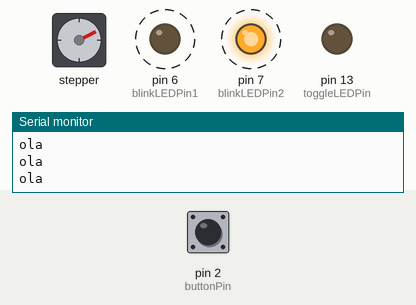
Simulated run of this sketch. Board: Arduino Uno, built with avr-gcc and run on an emulated ATmega328P. Parts: stepper motor, output pins drawn as LEDs (lit = HIGH), the last lines printed to the serial monitor. Dashed ring = blinking. The inputs (shaded band) are chosen by the test bench; at power-on: pin 2 (buttonPin) HIGH. Stepper angles assume 4096 steps per turn.

Above: at 1.2 s.
1.3 s: pin 2 (buttonPin) pulled LOW for 0.15 s
At 2.85 s:
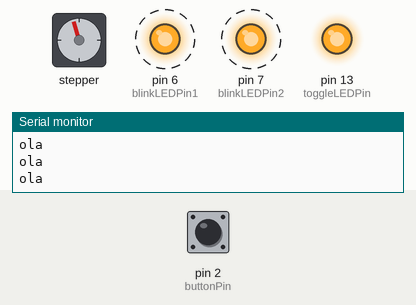
4.3 s: pin 2 (buttonPin) pulled LOW for 1 s
At 4.65 s:
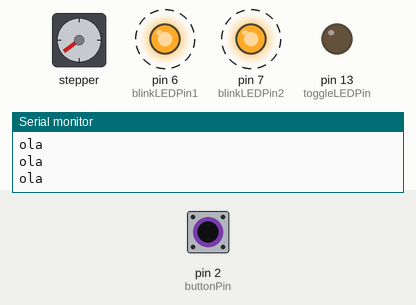
7.3 s: pin 2 (buttonPin) pulled LOW for 0.15 s
At 7.65 s:
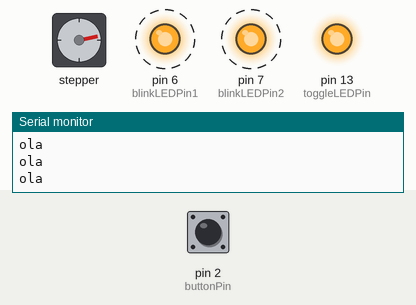
10.3 s: pin 2 (buttonPin) pulled LOW for 3.2 s
At 10.96 s:
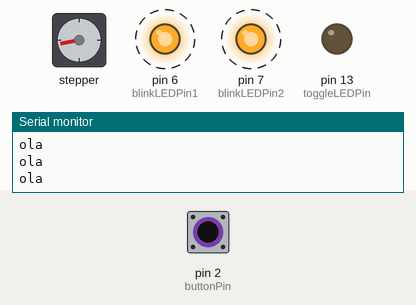
15.0 s: pin 2 (buttonPin) pulled LOW for 0.15 s
At 15.77 s:
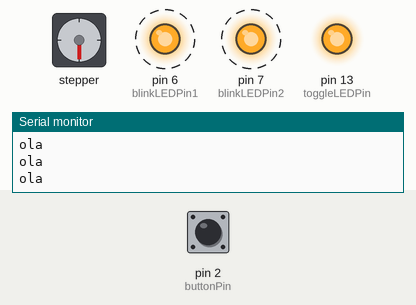
18.0 s: pin 2 (buttonPin) pulled LOW for 1 s
At 20.58 s:
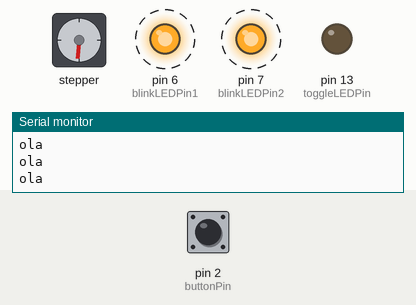
Timing chart, 0 to 24.0 s (numbered marks = the images above; inputs shaded):
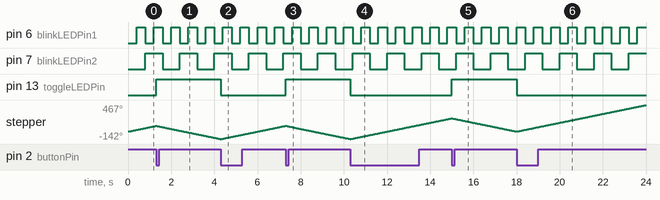

Measured:
- after the input at 1.3 s, pin 13 (toggleLEDPin): LOW → HIGH at once
- after the input at 4.3 s, pin 13 (toggleLEDPin): HIGH → LOW at once
- after the input at 7.3 s, pin 13 (toggleLEDPin): LOW → HIGH at once
- after the input at 10.3 s, pin 13 (toggleLEDPin): HIGH → LOW at once
- after the input at 15.0 s, pin 13 (toggleLEDPin): LOW → HIGH at once
- after the input at 18.0 s, pin 13 (toggleLEDPin): HIGH → LOW at once
- by itself, pin 6 (blinkLEDPin1): alternates HIGH for 0.40 s and LOW for 0.40 s
- by itself, pin 7 (blinkLEDPin2): alternates HIGH for 0.80 s and LOW for 0.80 s

The sketch:

pressbuttonInterupt.ino
```cpp
// constants won't change. They're used here to set pin numbers:
const int buttonPin = 2;     // the number of the pushbutton pin
const int toggleLEDPin =  13;      // the number of the LED pin

const int blinkLEDPin1 =  6;
const int blinkLEDPin2 =  7;
// include the library
#include <Unistep2.h>

// Define some steppers and the pins they will use
Unistep2 stepperX(8, 9, 10, 11, 4096, 1000); // pins for IN1, IN2, IN3, IN4, steps per rev, step delay(in micros)


unsigned long eventInterval = 100;
unsigned long previousTime = 0;


int blinkLEDState1 = LOW;
int blinkLEDState2 = LOW;

unsigned long previousMillis1 = 0;
unsigned long previousMillis2 = 0;

long TimeOn1 = 400;
long TimeOn2 = 800;

long TimeOff1 = TimeOn1;
long TimeOff2 = TimeOn2;

int buttonDebounce = 20;
int ledToggle = LOW;
volatile int buttonFlag=0;
int previousState = HIGH;
unsigned int previousPress;

int cycle = 0;
bool direction = false;


void setup() {
  Serial.begin(9600);
  pinMode(blinkLEDPin1, OUTPUT);
  pinMode(blinkLEDPin2, OUTPUT);
  pinMode(toggleLEDPin, OUTPUT);
  pinMode(buttonPin, INPUT_PULLUP);
  attachInterrupt(digitalPinToInterrupt(buttonPin), button_ISR, CHANGE);
}

void button_ISR()
{
  buttonFlag = 1;
}

void loop() {
  unsigned long currentTime = millis();
  stepperX.run();
  int tour = 200;
  // run every eventInterval time
  if (currentTime - previousTime >= eventInterval){
    Serial.println("ola");
    previousTime = currentTime;
    stepperX.run();

    if (direction == false){
      stepperX.move(tour);
    }
    else {
      stepperX.move(-tour);
    }
  }


  if((blinkLEDState1 == HIGH) && (currentTime - previousMillis1 >= TimeOn1))
  {
    stepperX.run();
    blinkLEDState1 = LOW;
    previousMillis1 = currentTime;
    digitalWrite(blinkLEDPin1, blinkLEDState1);
  }
  else if ((blinkLEDState1 == LOW) && (currentTime - previousMillis1 >= TimeOff1))
  {
    stepperX.run();
    blinkLEDState1 = HIGH;
    previousMillis1 = currentTime;
    digitalWrite(blinkLEDPin1, blinkLEDState1);
  }

  if((blinkLEDState2 == HIGH) && (currentTime - previousMillis2 >= TimeOn2))
  {
    stepperX.run();
    blinkLEDState2 = LOW;
    previousMillis2 = currentTime;
    digitalWrite(blinkLEDPin2, blinkLEDState2);
  }
  else if ((blinkLEDState2 == LOW) && (currentTime - previousMillis2 >= TimeOff2))
  {
    stepperX.run();
    blinkLEDState2 = HIGH;
    previousMillis2 = currentTime;
    digitalWrite(blinkLEDPin2, blinkLEDState2);
  }

  if(buttonFlag==1)
  {
    if((millis() - previousPress) > buttonDebounce && buttonFlag)
    {
      previousPress = millis();

      if(digitalRead(buttonPin) == LOW && previousState == HIGH)
      {
        ledToggle =! ledToggle;
        digitalWrite(toggleLEDPin, ledToggle);
        previousState = LOW;
        direction =! direction;
        cycle++;
        Serial.println(cycle);
      }
      else if(digitalRead(buttonPin) == HIGH && previousState == LOW)
      {
        previousState = HIGH;
      }
      buttonFlag = 0;
    }
  }
}
```
